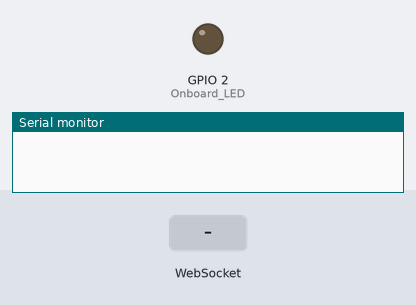
This sketch was run on a simulated ESP32. Parts: output pins drawn as LEDs (lit = HIGH), the last lines printed to the serial monitor. Dashed ring = blinking. The inputs (shaded band) are chosen by the test bench. Storage starts empty.

Above: at 0.0 s.
At 2.2 s:
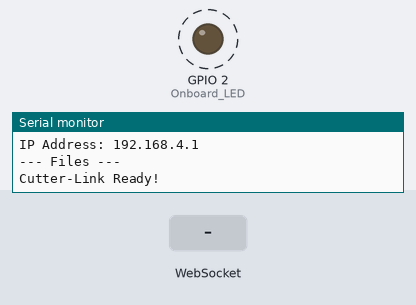
2.3 s: WebSocket text "1" received
Timing chart, 0 to 10.5 s (numbered marks = the images above; inputs shaded):
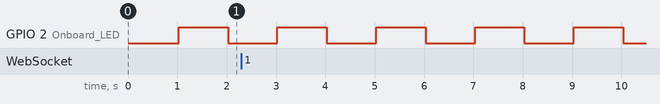

The sketch:

esp32_host_firmware.ino
```cpp
#include <WiFi.h>
#include <WebServer.h>
#include <DNSServer.h>
#include <LittleFS.h>
#include <WebSocketsServer.h>

// --- Configuration ---
const char* ssid = "Cutter-Link";
const char* password = "Qatar2026";
const int dns_port = 53;
const int ws_port = 81;

DNSServer dnsServer;
WebServer server(80);
WebSocketsServer webSocket = WebSocketsServer(ws_port);

void onWebSocketEvent(uint8_t num, WStype_t type, uint8_t * payload, size_t length) {
  switch(type) {
    case WStype_DISCONNECTED:
      Serial.printf("[%u] Disconnected!\n", num);
      break;

    case WStype_CONNECTED:
      {
        IPAddress ip = webSocket.remoteIP(num);
        Serial.printf("[%u] Connected from %d.%d.%d.%d\n", num, ip[0], ip[1], ip[2], ip[3]);
        // Send initial status
        webSocket.sendTXT(num, "{\"type\":\"serial\",\"data\":\"Connected to Cutter-Link Host\"}");
      }
      break;

    case WStype_TEXT:
      {
        String msg = "";
        for(size_t i = 0; i < length; i++) msg += (char)payload[i];

        // Simple JSON Parsing for "data" field
        // Expected: {"type":"gcode", "data":"G1 X..."}
        if(msg.indexOf("\"type\":\"gcode\"") != -1) {
            int dataStart = msg.indexOf("\"data\":\"");
            if(dataStart != -1) {
                dataStart += 8; // Skip "data":"
                int dataEnd = msg.lastIndexOf("\"");
                if(dataEnd > dataStart) {
                    String gcode = msg.substring(dataStart, dataEnd);
                    // Unescape if necessary (simple version)
                    gcode.replace("\n", "\n");

                    Serial.println(gcode); // Send to Machine

                    // Acknowledge to UI
                    webSocket.sendTXT(num, "{\"type\":\"ack\"}");
                }
            }
        }
      }
      break;
  }
}

void handleCaptivePortal() {
  server.sendHeader("Location", String("http://") + WiFi.softAPIP().toString(), true);
  server.send(302, "text/plain", "");
}

void setup() {
  Serial.begin(115200);
  delay(1000);

  pinMode(2, OUTPUT); // Onboard LED

  // Start WiFi
  WiFi.softAP(ssid, password);
  Serial.println("WiFi Started: " + String(ssid));
  Serial.print("IP Address: ");
  Serial.println(WiFi.softAPIP());

  dnsServer.start(dns_port, "*", WiFi.softAPIP());

  if(!LittleFS.begin(true)) {
      Serial.println("LittleFS Mount Failed");
  }

  // Debug: List files
  Serial.println("--- Files ---");
  File root = LittleFS.open("/");
  File file = root.openNextFile();
  while(file){
      Serial.printf("  %s (%d bytes)\n", file.name(), file.size());
      file = root.openNextFile();
  }

  server.on("/", HTTP_GET, []() {
      File f = LittleFS.open("/index.html", "r");
      if(!f) return server.send(404, "text/plain", "Missing index.html");
      server.streamFile(f, "text/html");
      f.close();
  });

  server.serveStatic("/", LittleFS, "/");
  server.onNotFound(handleCaptivePortal);
  server.begin();

  webSocket.begin();
  webSocket.onEvent(onWebSocketEvent);

  Serial.println("Cutter-Link Ready!");
}

void loop() {
  dnsServer.processNextRequest();
  server.handleClient();
  webSocket.loop();

  // Read from Machine (Serial) -> Send to UI (WebSocket)
  if (Serial.available()) {
      String line = Serial.readStringUntil('\n');
      line.trim();
      if(line.length() > 0) {
          // Wrap in JSON
          String json = "{\"type\":\"serial\",\"data\":\"" + line + "\"}";
          webSocket.broadcastTXT(json);
      }
  }

  // Heartbeat blink
  static unsigned long lastBlink = 0;
  if(millis() - lastBlink > 1000) {
      digitalWrite(2, !digitalRead(2));
      lastBlink = millis();
  }
}
```

Measured:
- by itself, GPIO 2 (Onboard_LED): alternates HIGH for 1.0 s and LOW for 1.0 s
